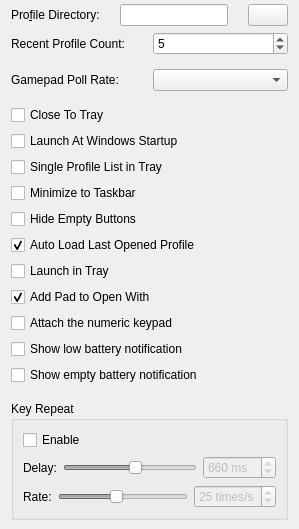
       <widget class="QWidget" name="General">
        <layout class="QVBoxLayout" name="verticalLayout_3">
         <property name="topMargin">
          <number>4</number>
         </property>
         <property name="bottomMargin">
          <number>9</number>
         </property>
         <item>
          <layout class="QHBoxLayout" name="horizontalLayout_3">
           <property name="spacing">
            <number>20</number>
           </property>
           <item>
            <widget class="QLabel" name="label_2">
             <property name="text">
              <string>Pro&amp;file Directory:</string>
             </property>
             <property name="buddy">
              <cstring>profileDefaultDirLineEdit</cstring>
             </property>
            </widget>
           </item>
           <item>
            <widget class="QLineEdit" name="profileDefaultDirLineEdit">
             <property name="toolTip">
              <string>&lt;html&gt;&lt;head/&gt;&lt;body&gt;&lt;p&gt;Specify the default directory that the program should use in file dialogs when loading a profile or saving a new profile.&lt;/p&gt;&lt;/body&gt;&lt;/html&gt;</string>
             </property>
             <property name="maxLength">
              <number>512</number>
             </property>
             <property name="frame">
              <bool>true</bool>
             </property>
             <property name="readOnly">
              <bool>false</bool>
             </property>
            </widget>
           </item>
           <item>
            <widget class="QPushButton" name="profileOpenDirPushButton">
             <property name="text">
              <string/>
             </property>
            </widget>
           </item>
          </layout>
         </item>
         <item>
          <layout class="QHBoxLayout" name="horizontalLayout_4">
           <item>
            <widget class="QLabel" name="label_3">
             <property name="text">
              <string>Recent Profile Count:</string>
             </property>
            </widget>
           </item>
           <item>
            <widget class="QSpinBox" name="numberRecentProfileSpinBox">
             <property name="toolTip">
              <string>&lt;html&gt;&lt;head/&gt;&lt;body&gt;&lt;p&gt;Number of profiles that can be placed in recent profile list. 0 will result in the program not enforcing a limit on the number of profiles displayed.&lt;/p&gt;&lt;/body&gt;&lt;/html&gt;</string>
             </property>
             <property name="maximum">
              <number>100</number>
             </property>
             <property name="value">
              <number>5</number>
             </property>
            </widget>
           </item>
          </layout>
         </item>
         <item>
          <spacer name="verticalSpacer_4">
           <property name="orientation">
            <enum>Qt::Orientation::Vertical</enum>
           </property>
           <property name="sizeType">
            <enum>QSizePolicy::Policy::Fixed</enum>
           </property>
           <property name="sizeHint" stdset="0">
            <size>
             <width>20</width>
             <height>8</height>
            </size>
           </property>
          </spacer>
         </item>
         <item>
          <layout class="QHBoxLayout" name="horizontalLayout_12">
           <property name="bottomMargin">
            <number>8</number>
           </property>
           <item>
            <widget class="QLabel" name="gamepadPollRateLabel">
             <property name="text">
              <string>Gamepad Poll Rate:</string>
             </property>
            </widget>
           </item>
           <item>
            <widget class="QComboBox" name="gamepadPollRateComboBox">
             <property name="toolTip">
              <string>Change the poll rate that the program uses to discover new
events from gamepads. Defaults to 10 ms.

Reducing the poll rate value could cause the application to
use more CPU power so please test the setting that you use
before using Pad unattended.</string>
             </property>
            </widget>
           </item>
          </layout>
         </item>
         <item>
          <widget class="QCheckBox" name="closeToTrayCheckBox">
           <property name="toolTip">
            <string>Hide main window when the main window close button is
clicked instead of quitting the program.</string>
           </property>
           <property name="text">
            <string>Close To Tray</string>
           </property>
          </widget>
         </item>
         <item>
          <widget class="QCheckBox" name="launchAtWinStartupCheckBox">
           <property name="toolTip">
            <string>Have Windows start Pad at system startup.</string>
           </property>
           <property name="text">
            <string>Launch At Windows Startup</string>
           </property>
          </widget>
         </item>
         <item>
          <widget class="QCheckBox" name="traySingleProfileListCheckBox">
           <property name="toolTip">
            <string>Display recent profiles for all controllers
as a single list in the tray menu. Defaults
to using sub-menus.</string>
           </property>
           <property name="text">
            <string>Single Profile List in Tray</string>
           </property>
          </widget>
         </item>
         <item>
          <widget class="QCheckBox" name="minimizeTaskbarCheckBox">
           <property name="toolTip">
            <string>Have the program minimize to the taskbar.
By default, the program minimizes to the system
tray if available.</string>
           </property>
           <property name="text">
            <string>Minimize to Taskbar</string>
           </property>
          </widget>
         </item>
         <item>
          <widget class="QCheckBox" name="hideEmptyCheckBox">
           <property name="toolTip">
            <string>This option will cause the program to hide all
buttons that have no slots assigned to them.
The Quick Set dialog window will have to be used
to bring up the edit dialog for gamepad buttons.</string>
           </property>
           <property name="text">
            <string>Hide Empty Buttons</string>
           </property>
          </widget>
         </item>
         <item>
          <widget class="QCheckBox" name="autoLoadPreviousCheckBox">
           <property name="toolTip">
            <string>When the program is launched, open the last
known profile that was opened during the
previous session.</string>
           </property>
           <property name="text">
            <string>Auto Load Last Opened Profile</string>
           </property>
           <property name="checked">
            <bool>true</bool>
           </property>
          </widget>
         </item>
         <item>
          <widget class="QCheckBox" name="launchInTrayCheckBox">
           <property name="toolTip">
            <string>Only show the system tray icon when the program
first launches.</string>
           </property>
           <property name="text">
            <string>Launch in Tray</string>
           </property>
          </widget>
         </item>
         <item>
          <widget class="QCheckBox" name="associateProfilesCheckBox">
           <property name="toolTip">
            <string>Add Pad as an Open With option for .amgp profiles. Your default app is not changed.</string>
           </property>
           <property name="text">
            <string>Add Pad to Open With</string>
           </property>
           <property name="checked">
            <bool>true</bool>
           </property>
          </widget>
         </item>
         <item>
          <widget class="QCheckBox" name="attachNumKeypadCheckbox">
           <property name="toolTip">
            <string>Remember, it won't work if you don't have such keypad connected to computer or if it's not embedded like in desktop PCs</string>
           </property>
           <property name="toolTipDuration">
            <number>-1</number>
           </property>
           <property name="text">
            <string>Attach the numeric keypad</string>
           </property>
          </widget>
         </item>
         <item>
          <widget class="QCheckBox" name="showLowBatteryNotification">
           <property name="text">
            <string>Show low battery notification</string>
           </property>
          </widget>
         </item>
         <item>
          <widget class="QCheckBox" name="showEmptyBatteryNotification">
           <property name="text">
            <string>Show empty battery notification</string>
           </property>
          </widget>
         </item>
         <item>
          <spacer name="verticalSpacer">
           <property name="orientation">
            <enum>Qt::Orientation::Vertical</enum>
           </property>
           <property name="sizeType">
            <enum>QSizePolicy::Policy::Minimum</enum>
           </property>
           <property name="sizeHint" stdset="0">
            <size>
             <width>20</width>
             <height>10</height>
            </size>
           </property>
          </spacer>
         </item>
         <item>
          <widget class="QGroupBox" name="keyRepeatGroupBox">
           <property name="title">
            <string>Key Repeat</string>
           </property>
           <layout class="QVBoxLayout" name="verticalLayout_6">
            <item>
             <widget class="QCheckBox" name="keyRepeatEnableCheckBox">
              <property name="toolTip">
               <string>Active keys will be repeatedly pressed when this
option is enabled.</string>
              </property>
              <property name="text">
               <string>Enable</string>
              </property>
             </widget>
            </item>
            <item>
             <layout class="QHBoxLayout" name="horizontalLayout_8">
              <item>
               <widget class="QLabel" name="label_4">
                <property name="text">
                 <string>Delay:</string>
                </property>
               </widget>
              </item>
              <item>
               <widget class="QSlider" name="keyDelayHorizontalSlider">
                <property name="enabled">
                 <bool>false</bool>
                </property>
                <property name="toolTip">
                 <string>Specifies how much time should elapse before key repeating
begins.</string>
                </property>
                <property name="minimum">
                 <number>250</number>
                </property>
                <property name="maximum">
                 <number>1000</number>
                </property>
                <property name="singleStep">
                 <number>10</number>
                </property>
                <property name="pageStep">
                 <number>100</number>
                </property>
                <property name="value">
                 <number>660</number>
                </property>
                <property name="orientation">
                 <enum>Qt::Orientation::Horizontal</enum>
                </property>
                <property name="tickPosition">
                 <enum>QSlider::TickPosition::NoTicks</enum>
                </property>
               </widget>
              </item>
              <item>
               <widget class="QSpinBox" name="keyDelaySpinBox">
                <property name="enabled">
                 <bool>false</bool>
                </property>
                <property name="suffix">
                 <string> ms</string>
                </property>
                <property name="minimum">
                 <number>250</number>
                </property>
                <property name="maximum">
                 <number>1000</number>
                </property>
                <property name="singleStep">
                 <number>100</number>
                </property>
                <property name="value">
                 <number>660</number>
                </property>
               </widget>
              </item>
             </layout>
            </item>
            <item>
             <layout class="QHBoxLayout" name="horizontalLayout_9">
              <item>
               <widget class="QLabel" name="label_5">
                <property name="text">
                 <string>Rate:</string>
                </property>
               </widget>
              </item>
              <item>
               <widget class="QSlider" name="keyRateHorizontalSlider">
                <property name="enabled">
                 <bool>false</bool>
                </property>
                <property name="toolTip">
                 <string>Specifies how many times key presses will be performed
per seconds.</string>
                </property>
                <property name="minimum">
                 <number>5</number>
                </property>
                <property name="maximum">
                 <number>50</number>
                </property>
                <property name="value">
                 <number>25</number>
                </property>
                <property name="orientation">
                 <enum>Qt::Orientation::Horizontal</enum>
                </property>
                <property name="tickPosition">
                 <enum>QSlider::TickPosition::NoTicks</enum>
                </property>
               </widget>
              </item>
              <item>
               <widget class="QSpinBox" name="keyRateSpinBox">
                <property name="enabled">
                 <bool>false</bool>
                </property>
                <property name="suffix">
                 <string> times/s</string>
                </property>
                <property name="minimum">
                 <number>5</number>
                </property>
                <property name="maximum">
                 <number>50</number>
                </property>
                <property name="value">
                 <number>25</number>
                </property>
               </widget>
              </item>
             </layout>
            </item>
           </layout>
          </widget>
         </item>
        </layout>
       </widget>
